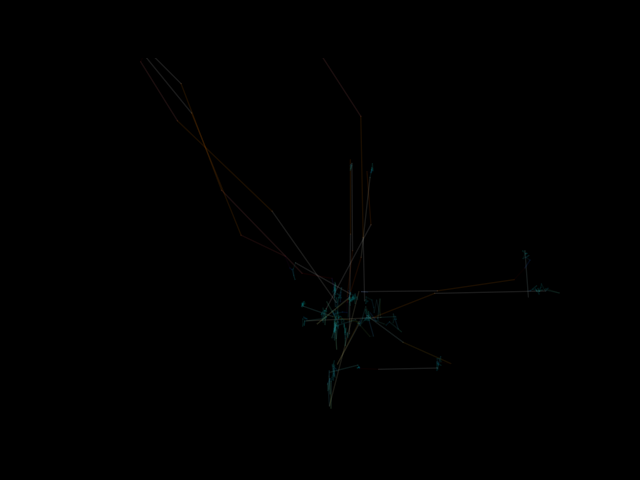
#> input picture Datathon-RISTEK-2026/penyisihan/project/data/autism eye tracking dataset/TSImages/TS093_14.png, 640 x 480 px; its folder holds only this picture in this run
$ jupyter execute --allow-errors poc_eyetracking.ipynb   (shell and % lines are left out)
#> lines starting #> are read from the running program, lines starting #| are printed output that depends on the picture; after the words box and inside, x2 and y2 are one past the last pixel; in counts of white or black regions, pixels touching at a corner belong together
# POC TATAP: Cabang Pandangan dan Arsitektur Multimodal Late Fusion

**Datathon RISTEK Fasilkom UI 2026, Preliminary Round (University Track)**

---

## Tujuan notebook ini

Notebook ini memisahkan dua tingkat bukti:

1. **POC empiris cabang pandangan.** Menjawab apakah geometri scanpath memuat sinyal yang dapat
   dijelaskan dan dievaluasi secara jujur untuk triase ASD.
2. **Implementasi arsitektur produk multimodal.** TATAP merencanakan model pandangan,
   kepala/wajah, dan vokalisasi yang terpisah, kemudian menggabungkan probabilitas
   terkalibrasi memakai quality-aware weighted late fusion.

Empat hal yang ingin ditunjukkan:

1. **Sinyal pandangan nyata dan bisa dijelaskan.** Fitur geometri sederhana memisahkan ASD vs TD.
2. **Evaluasi harus ketat.** Penggelembungan akibat augmentasi dan pembagian data dilaporkan.
3. **Batas data terlihat.** Kurva belajar belum stabil, sehingga data ini belum menentukan batas
   atas performa maupun menjamin bahwa penambahan data otomatis memperbaikinya.
4. **Fusion dirancang tanpa klaim palsu.** Cabang multimodal dan manfaat fusion baru boleh dinilai
   pada data prospektif berpasangan dari anak dan sesi yang sama.

## Yang TIDAK diklaim notebook ini

- **Bukan alat diagnosis.** Output adalah skor risiko untuk triase/rujukan.
- **Tidak memvalidasi skrining pada balita.** Partisipan dataset pandangan rata-rata berusia
  **7,88 tahun**; POC hanya memvalidasi prinsip geometri scanpath.
- **Bukan validasi webcam.** Data berasal dari eye-tracker laboratorium, bukan kamera tablet.
- **Bukan populasi Indonesia.** Partisipan dan stimulus berasal dari Prancis.
- **Belum ada metrik multimodal.** Dataset multimodal yang tersedia bersifat sintetis dan tidak
  dipakai untuk klaim akurasi, kalibrasi, atau manfaat fusion.

## Peta isi

| Bagian | Isi |
|---|---|
| 0 | Lingkungan & dependensi |
| 1 | Dataset pandangan: sumber, struktur, komposisi |
| 2 | Ekstraksi fitur |
| 3 | Exploratory Data Analysis |
| 4 | Demonstrasi kebocoran data |
| 5 | Hasil utama cabang pandangan |
| 6 | Kurva belajar |
| 7 | Interpretabilitas |
| 8 | Kesimpulan POC pandangan |
| 9 | Arsitektur multimodal dan protokol late fusion |

## 0. Lingkungan

Notebook ini dirancang memakai virtual environment yang **sudah ada**:

```
/Users/timotiuspatrick/Documents/Patrick/Kuliah & Coding/.venv
```

Folder `.vscode/settings.json` di project ini sudah mengarahkan VS Code ke interpreter tersebut.
Kalau kernel belum terdeteksi, jalankan sekali: `bash setup_kernel.sh`, lalu pilih kernel
**Dataton (.venv)**.

Paket yang dibutuhkan: `numpy`, `pandas`, `pillow`, `scikit-learn`, `matplotlib`.

[cell 1]
import sys, platform
from pathlib import Path

print("Python    :", sys.version.split()[0], f"({platform.system()})")
print("Executable:", sys.executable)

EXPECTED_VENV = "Kuliah & Coding/.venv"
print("\n[OK] Memakai venv yang diharapkan." if EXPECTED_VENV in sys.executable else
      f"\n[INFO] Bukan venv target ('{EXPECTED_VENV}'). Notebook tetap jalan selama paket tersedia,\n"
      "       tapi untuk konsistensi pilih interpreter .venv lewat pemilih kernel.")

[cell 2]
import numpy as np
import pandas as pd
import matplotlib.pyplot as plt
from matplotlib import gridspec
from PIL import Image

from sklearn.linear_model import LogisticRegression
from sklearn.ensemble import RandomForestClassifier, GradientBoostingClassifier
from sklearn.svm import SVC
from sklearn.naive_bayes import GaussianNB
from sklearn.pipeline import make_pipeline
from sklearn.preprocessing import StandardScaler
from sklearn.decomposition import PCA
from sklearn.model_selection import GroupKFold, StratifiedKFold, cross_val_predict
from sklearn.metrics import roc_auc_score, roc_curve, confusion_matrix, average_precision_score

RANDOM_STATE = 42
np.random.seed(RANDOM_STATE)

plt.rcParams.update({
    "figure.dpi": 110, "savefig.dpi": 110, "font.size": 10,
    "axes.grid": True, "grid.alpha": 0.25, "axes.spines.top": False,
    "axes.spines.right": False, "figure.facecolor": "white",
})
C_TD, C_ASD = "#2A6F97", "#C1440E"
PAL = {"TD": C_TD, "ASD": C_ASD}

import sklearn
for nm, m in [("numpy", np), ("pandas", pd), ("sklearn", sklearn)]:
    print(f"{nm:10s} {m.__version__}")

## 1. Dataset

**Sumber:** [Autism Eye Tracking, Kaggle (aqilamalfa)](https://www.kaggle.com/datasets/aqilamalfa/autism-eye-tracking)

**Sumber asli / sitasi primer:** Carette, R., Elbattah, M., Cilia, F., Dequen, G., Guérin, J.-L., & Bosche, J.
(2019). *Learning to Predict Autism Spectrum Disorder based on the Visual Patterns of Eye-tracking Scanpaths.*
Proceedings of BIOSTEC 2019 (HEALTHINF), pp. 103–112. DOI: 10.5220/0007402601030112

### Cara data ini dibuat

Rekaman eye-tracker mentah (koordinat gaze x, y terhadap waktu) dirender menjadi citra 640×480.
Yang penting dipahami: **warna bukan dekorasi, tapi membawa informasi dinamika gerakan mata.**

| Kanal | Makna fisik |
|---|---|
| **R (merah)** | Kecepatan (*velocity*) gerakan mata |
| **G (hijau)** | Akselerasi |
| **B (biru)** | *Jerk* (turunan akselerasi) |

Konsekuensinya:

- **Fiksasi → tampak cyan** (velocity rendah, akselerasi dan jerk tinggi), yaitu momen mata berhenti mengamati
- **Sakade → tampak kuning/putih** (velocity tinggi; putih = melampaui batas cap), yaitu lompatan cepat antar titik

Karena itu statistik per kanal warna **punya arti fisik langsung**, bukan sekadar angka piksel.
Inilah yang memungkinkan model kami tetap interpretable.

### Struktur berkas

Pola nama `T{C,S}###_PP.png`:

- `TC` = *typically developing* (kontrol), `TS` = ASD
- `###` = indeks rekaman
- **`PP` = ID partisipan** ← inilah kunci untuk mencegah kebocoran data

[cell 3]
NB_DIR = Path.cwd()
DATA_DIR = None
for cand in [NB_DIR, NB_DIR.parent, NB_DIR.parent.parent]:
    p = cand / "data" / "autism eye tracking dataset"
    if p.exists():
        DATA_DIR = p; break
if DATA_DIR is None:
    raise FileNotFoundError(
        "Folder 'data/autism eye tracking dataset' tidak ditemukan.\n"
        f"Notebook dijalankan dari: {NB_DIR}\n"
        "Pastikan notebook berada di folder project yang sama dengan dataset.")
print("Dataset:", DATA_DIR)

records = []
for label, sub, prefix in [(0, "TCImages", "TC"), (1, "TSImages", "TS")]:
    for f in sorted((DATA_DIR / sub).glob("*.png")):
        pid = f.stem.split("_")[1]
        records.append({"path": f, "file": f.name, "label": label,
                        "group": "TD" if label == 0 else "ASD",
                        "participant": f"{prefix}{pid}"})
meta = pd.DataFrame(records)
print(f"\nTotal citra      : {len(meta)}")
print(f"Total partisipan : {meta.participant.nunique()}")

[cell 4]
summary = (meta.groupby("group")
           .agg(n_citra=("file", "size"), n_partisipan=("participant", "nunique"))
           .assign(citra_per_partisipan=lambda d: (d.n_citra / d.n_partisipan).round(1)))
summary.loc["TOTAL"] = [len(meta), meta.participant.nunique(),
                        round(len(meta) / meta.participant.nunique(), 1)]
display(summary)

per_p = meta.groupby(["group", "participant"]).size().rename("n_citra").reset_index()
print("\nDistribusi jumlah citra per partisipan:")
display(per_p.groupby("group").n_citra.describe()[["min","25%","50%","75%","max"]].round(1))
print(f"\nProporsi kelas ASD: {meta.label.mean():.1%}  (dataset tidak seimbang)")

### EDA 1, Komposisi dataset

Tiga hal yang perlu dilihat sebelum apa pun: seberapa timpang kelasnya, berapa citra per anak,
dan apakah ada anak yang menyumbang jauh lebih banyak dari yang lain.

[cell 5]
fig = plt.figure(figsize=(14, 4.4))
gs = gridspec.GridSpec(1, 3, width_ratios=[1, 1.25, 1.6], wspace=0.32)

# (a) keseimbangan kelas
ax = fig.add_subplot(gs[0])
#> (the rest of this cell did not finish here and is left out)

[cell 6]
fig, ax = plt.subplots(figsize=(13, 4.2))
order = per_p.sort_values(["group", "n_citra"], ascending=[True, False])
cols = [PAL[g] for g in order.group]
ax.bar(range(len(order)), order.n_citra, color=cols, edgecolor="none")
ax.axhline(per_p.n_citra.mean(), color="black", ls="--", lw=1.1, label=f"rata-rata {per_p.n_citra.mean():.1f}")
ax.set_xticks(range(len(order))); ax.set_xticklabels(order.participant, rotation=90, fontsize=5.5)
ax.set_ylabel("Jumlah citra"); ax.set_xlabel("Partisipan")
ax.set_title("Kontribusi tiap partisipan (biru = TD, oranye = ASD)", fontsize=11)
ax.legend(fontsize=9); plt.tight_layout(); plt.show()
#> after `ax.legend(fontsize=9)`:
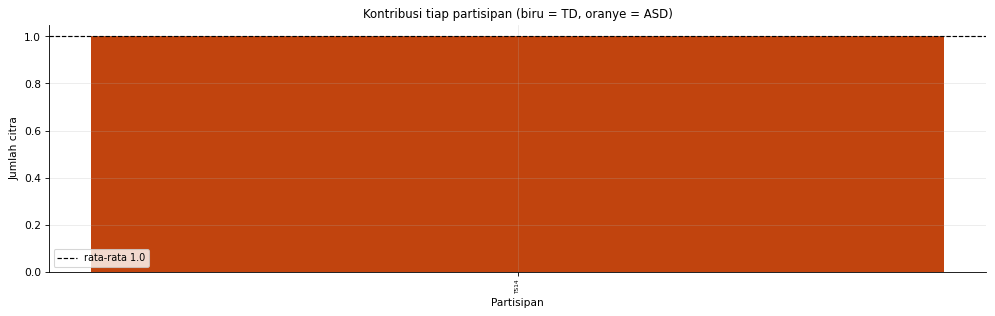
#> figure drawn by matplotlib, 1 panel

### EDA 2, Seperti apa datanya

Citra dirender di atas latar hitam dan sangat redup. Untuk keperluan tampilan saja, kecerahannya
kami naikkan. Perhitungan fitur tetap memakai nilai piksel asli.

[cell 7]
def boost(a, gamma=0.42):
    '''Naikkan kecerahan HANYA untuk tampilan. Tidak dipakai saat ekstraksi fitur.'''
    return np.clip(a ** gamma, 0, 1)

fig, axes = plt.subplots(2, 6, figsize=(16, 5.6))
#> (the rest of this cell did not finish here and is left out)

Perhatikan pola yang sudah terlihat kasat mata: scanpath ASD cenderung **menyebar lebih luas**
ke seluruh bidang layar, sementara TD lebih **terkumpul** di area tertentu. Bagian 3 menguji
apakah kesan visual ini bertahan secara kuantitatif.

## 2. Ekstraksi fitur

Kami sengaja **tidak** memakai CNN di POC ini, dan itu keputusan desain, bukan keterbatasan:

1. **Interpretabilitas.** Alat skrining medis yang keluarannya angka tanpa penjelasan sulit diterima
   tenaga kesehatan. Fitur geometri bisa diterjemahkan jadi kalimat: *"pandangan anak ini 40% lebih
   tersebar dari rentang tipikal"*.
2. **Kelayakan di perangkat murah.** Fitur ini ringan, bisa dihitung di tablet Android kelas bawah
   tanpa GPU, syarat mutlak untuk deployment di Posyandu.
3. **Kejujuran statistik.** Dengan hanya 54 partisipan, CNN berparameter jutaan hampir pasti menghafal.

| Kelompok | Fitur | Interpretasi |
|---|---|---|
| **Cakupan** | `ink_frac` | Seberapa luas layar disapu pandangan |
| **Dispersi** | `std_x`, `std_y`, `span_x`, `span_y`, `radial_mean`, `radial_std` | Menyebar vs terfokus |
| **Posisi** | `centroid_x`, `centroid_y` | Ke mana pusat perhatian tertuju |
| **Dinamika** | `vel_mean/std`, `acc_mean`, `jerk_mean` | Kecepatan & kehalusan gerakan mata |
| **Perilaku** | `fixation_ratio`, `saccade_ratio` | Proporsi mengamati vs melompat |
| **Sebaran** | `grid_entropy`, `n_active_cells` | Merata ke seluruh layar atau menumpuk |
| **Struktur** | `bbox_fill`, `aspect_ratio` | Bentuk keseluruhan lintasan |

[cell 8]
GRID = 8
INK_THRESHOLD = 0.02

def features_from_rgb(a):
    '''Inti ekstraksi fitur. Menerima array RGB ternormalisasi [0,1].'''
    H, W = a.shape[:2]
#> H = 480; W = 640
    R, G, B = a[:, :, 0], a[:, :, 1], a[:, :, 2]
    ink = a.sum(axis=2) > INK_THRESHOLD
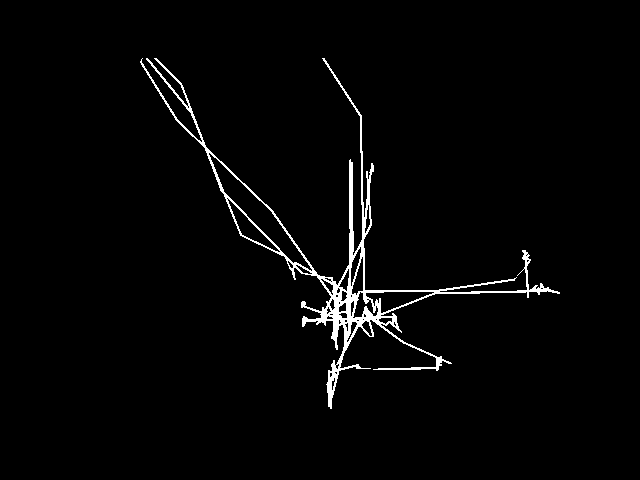
#> ink: shape (480, 640) bool; 2.2% white; 1 white region, box (x1, y1, x2, y2) and area: (140, 58, 560, 409) 6758

    f = {}
    n_ink = int(ink.sum())
#> n_ink = 6758
    f["ink_frac"] = n_ink / (H * W)

    if n_ink < 5:
        for k in ["centroid_x","centroid_y","std_x","std_y","span_x","span_y",
                  "radial_mean","radial_std","vel_mean","vel_std","acc_mean","jerk_mean",
                  "fixation_ratio","saccade_ratio","grid_entropy","n_active_cells",
                  "bbox_fill","aspect_ratio"]:
            f[k] = 0.0
        return f

    ys, xs = np.nonzero(ink)
#> ys = 6758 values from 58 to 408; xs = 6758 values, max 559 at index 4030, min 140 at index 28, mean 341
    xn, yn = xs / W, ys / H
#> xn = 6758 values, max 0.873 at index 4030, min 0.219 at index 28, mean 0.533; yn = 6758 values from 0.121 to 0.85

    f["centroid_x"], f["centroid_y"] = xn.mean(), yn.mean()
    f["std_x"], f["std_y"] = xn.std(), yn.std()
    f["span_x"] = xn.max() - xn.min()
    f["span_y"] = yn.max() - yn.min()
    rad = np.hypot(xn - xn.mean(), yn - yn.mean())
#> rad = 6758 values, max 0.523 at index 0, min 0.0125 at index 2662, mean 0.181
    f["radial_mean"], f["radial_std"] = rad.mean(), rad.std()

    r_i, g_i, b_i = R[ink], G[ink], B[ink]
#> r_i = 6758 values, max 0.29 at index 2180, min 0 at index 934, mean 0.0558; g_i = 6758 values, max 0.396 at index 5719, min 0 at index 0, mean 0.0626; b_i = 6758 values, max 0.416 at index 5745, min 0 at index 0, mean 0.0525
    f["vel_mean"], f["vel_std"] = r_i.mean(), r_i.std()
    f["acc_mean"], f["jerk_mean"] = g_i.mean(), b_i.mean()

    denom = max(n_ink, 1)
#> denom = 6758
    f["fixation_ratio"] = ((r_i < g_i*0.6) & (r_i < b_i*0.6)).sum() / denom
    f["saccade_ratio"]  = ((r_i > g_i*0.9) & (r_i > 0.05)).sum() / denom

    cell = np.zeros((GRID, GRID))
    gi = np.clip((yn*GRID).astype(int), 0, GRID-1)
#> gi = 6758 values from 0 to 6
    gj = np.clip((xn*GRID).astype(int), 0, GRID-1)
#> gj = 6758 values, max 6 at index 2434, min 1 at index 0, mean 3.8
    np.add.at(cell, (gi, gj), 1)
    p = cell.ravel()/cell.sum(); p = p[p > 0]
    f["grid_entropy"] = float(-(p*np.log(p)).sum()/np.log(GRID*GRID))
    f["n_active_cells"] = float((cell > 0).sum()/(GRID*GRID))

    f["bbox_fill"] = f["ink_frac"]/max(f["span_x"]*f["span_y"], 1e-9)
    f["aspect_ratio"] = f["span_x"]/max(f["span_y"], 1e-9)
    return f

def extract_features(path):
    return features_from_rgb(np.asarray(Image.open(path).convert("RGB")).astype(np.float64)/255.0)

_demo = extract_features(meta.path.iloc[0])
print(f"Jumlah fitur per citra: {len(_demo)}\n")
#| Jumlah fitur per citra: 19
for k, v in list(_demo.items())[:6]:
    print(f"  {k:16s} {v: .4f}")
#> this loop made 6 passes
#> (k, v) on passes 1 to 6: ('ink_frac', 0.022), ('centroid_x', 0.533), ('centroid_y', 0.541), ('std_x', 0.131), ('std_y', 0.168), ('span_x', 0.655)
#> (printed output is left out)

[cell 9]
# Satu kali baca per citra: hitung fitur DAN akumulasi peta kepadatan sekaligus.
DM = (120, 160)
dm_acc = {0: np.zeros(DM), 1: np.zeros(DM)}
dm_cnt = {0: 0, 1: 0}

rows = []
for p, lab in zip(meta.path, meta.label):
    rows.append(extract_features(p))
    g = np.asarray(Image.open(p).convert("L").resize((DM[1], DM[0]))).astype(float)/255
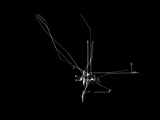
#> g: shape (120, 160) float64; min 0, max 0.149, mean 0.00137; drawn with min black and max white
    dm_acc[lab] += (g > 0.01).astype(float); dm_cnt[lab] += 1

dm_td, dm_asd = dm_acc[0]/dm_cnt[0], dm_acc[1]/dm_cnt[1]
#> dm_td: shape (120, 160) float64; every value is NaN or infinite
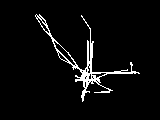
#> dm_asd: shape (120, 160) float64; values 0 (black) and 1 (white), 4.3% white in thin lines or dots, all inside (x1, y1, x2, y2) = (35, 14, 140, 102)

X_df = pd.DataFrame(rows)
#> X_df = table of 1 rows and 19 columns
FEATURES = list(X_df.columns)
#> FEATURES = ['ink_frac', 'centroid_x', 'centroid_y', 'std_x', 'std_y', 'span_x', 'span_y', 'radial_mean', 'radial_std', 'vel_mean', 'vel_std', 'acc_mean', 'jerk_mean', 'fixation_ratio', 'saccade_ratio', 'grid_entropy', 'n_active_cells', 'bbox_fill', 'aspect_ratio']
X, y, groups = X_df.values, meta.label.values, meta.participant.values
#> y = [1]

print(f"Matriks fitur : {X.shape[0]} citra x {X.shape[1]} fitur")
#| Matriks fitur : 1 citra x 19 fitur
assert not np.isnan(X).any(), "Ada NaN pada matriks fitur"
print("Tidak ada NaN.")

## 3. Exploratory Data Analysis

Bagian ini menjawab: *apa yang sebenarnya berbeda antara kedua kelompok, dan apakah perbedaannya
cukup konsisten untuk dijadikan dasar produk?*

### EDA 3, Kualitas data

Sebelum menarik kesimpulan apa pun, cek dulu apakah ada citra rusak, hampir kosong, atau outlier ekstrem.

[cell 10]
qc = X_df.copy(); qc["group"] = meta.group.values; qc["file"] = meta.file.values
#> after `qc = X_df.copy()`: qc = table of 1 rows and 19 columns

near_empty = qc[qc.ink_frac < 0.001]
#> near_empty = table of 0 rows and 21 columns
print(f"Citra hampir kosong (ink_frac < 0.1%): {len(near_empty)}")
#| Citra hampir kosong (ink_frac < 0.1%): 0
if len(near_empty): display(near_empty[["file","group","ink_frac"]])

z = (X_df - X_df.mean())/X_df.std(ddof=0)
#> z = table of 1 rows and 19 columns
n_out = (z.abs() > 4).sum(axis=1)
print(f"\nCitra dengan >=1 fitur di luar 4 SD: {(n_out>0).sum()} dari {len(qc)}")
#| Citra dengan >=1 fitur di luar 4 SD: 0 dari 1
if (n_out > 0).any():
    display(qc.loc[n_out[n_out>0].index, ["file","group","ink_frac"]]
            .assign(n_fitur_ekstrem=n_out[n_out>0]).head(10))

fig, axes = plt.subplots(1, 2, figsize=(12.5, 4))
ax = axes[0]
for g in ["TD","ASD"]:
    ax.hist(qc[qc.group==g].ink_frac, bins=40, alpha=0.6, label=g, color=PAL[g],
            edgecolor="white", linewidth=0.5)
ax.set_xlabel("ink_frac (proporsi piksel tergambar)"); ax.set_ylabel("Jumlah citra")
ax.set_title("Sebaran cakupan pandangan", fontsize=10.5); ax.legend()

ax = axes[1]
data = [qc[qc.group==g].ink_frac.values for g in ["TD","ASD"]]
#> data = [empty array, [0.022]]
bp = ax.boxplot(data, labels=["TD","ASD"], patch_artist=True, widths=0.55)
#> bp = 6 items
for patch, g in zip(bp["boxes"], ["TD","ASD"]):
    patch.set_facecolor(PAL[g]); patch.set_alpha(0.55)
#> this loop made 2 passes
for med in bp["medians"]: med.set_color("black"); med.set_linewidth(1.6)
#> this loop made 2 passes
ax.set_ylabel("ink_frac"); ax.set_title("Cakupan pandangan per kelompok", fontsize=10.5)
plt.tight_layout(); plt.show()
#> after `plt.tight_layout()`:
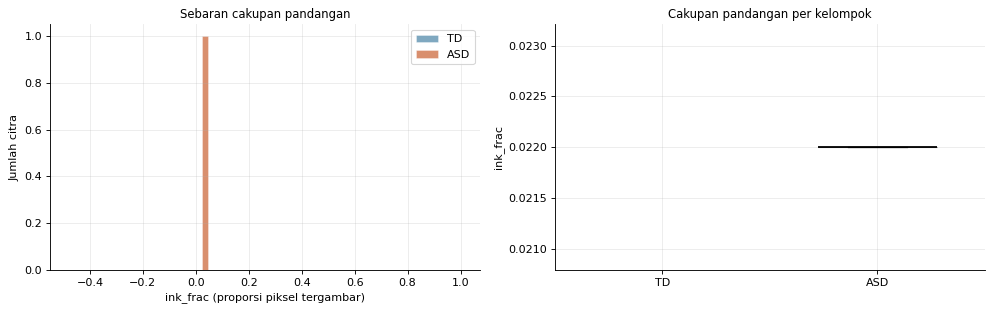
#> figure drawn by matplotlib, 2 panels; panel 1: tallest bar 1 high, from x = 0.022 to 0.047

### EDA 4, Profil spasial: ke mana anak memandang

Kami tumpuk seluruh citra tiap kelompok menjadi peta kepadatan rata-rata, lalu lihat selisihnya.

[cell 11]
diff = dm_asd - dm_td
fig, axes = plt.subplots(1, 3, figsize=(15, 4.1))
vmax = max(dm_td.max(), dm_asd.max())
#> vmax = nan
for ax, (dmp, t) in zip(axes[:2], [(dm_td, "TD (kontrol)"), (dm_asd, "ASD")]):
    im = ax.imshow(dmp, cmap="magma", vmin=0, vmax=vmax)
    ax.set_title(f"Kepadatan pandangan, {t}", fontsize=10.5)
    plt.colorbar(im, ax=ax, fraction=0.045)
#> this loop made 2 passes
lim = np.abs(diff).max()
#> lim = nan
im = axes[2].imshow(diff, cmap="RdBu_r", vmin=-lim, vmax=lim)
axes[2].set_title("Selisih (ASD − TD)\nmerah = lebih sering dilihat ASD", fontsize=10.5)
plt.colorbar(im, ax=axes[2], fraction=0.045)
for ax in axes: ax.set_xticks([]); ax.set_yticks([]); ax.grid(False)
plt.tight_layout(); plt.show()
#> after `plt.tight_layout()`:
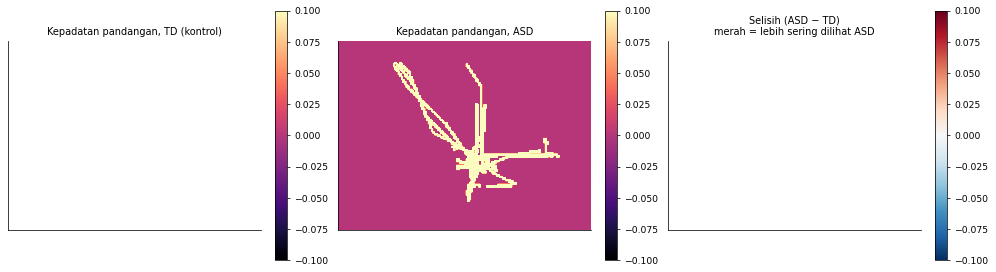
#> figure drawn by matplotlib, 6 panels

h, w = dm_td.shape
cy, cx = slice(int(h*0.35), int(h*0.65)), slice(int(w*0.35), int(w*0.65))
print("Konsentrasi pandangan di 30% area tengah layar (relatif thd rata-rata sendiri):")
print(f"  TD  : {dm_td[cy,cx].mean()/dm_td.mean():.2f}x")
#|   TD  : nanx
print(f"  ASD : {dm_asd[cy,cx].mean()/dm_asd.mean():.2f}x")
#|   ASD : 4.93x
print("\nAngka >1 berarti pandangan terkonsentrasi di tengah. Semakin tinggi = semakin fokus.")

#### Profil marginal: sebaran horizontal dan vertikal

Peta 2D di atas diproyeksikan ke sumbu x dan y supaya perbedaan sebarannya lebih mudah dibaca.

[cell 12]
fig, axes = plt.subplots(1, 2, figsize=(13, 4))
xs_ax = np.linspace(0, 1, dm_td.shape[1]); ys_ax = np.linspace(0, 1, dm_td.shape[0])

ax = axes[0]
for dmp, g in [(dm_td, "TD"), (dm_asd, "ASD")]:
    prof = dmp.sum(axis=0); prof = prof/prof.sum()
    ax.plot(xs_ax, prof, lw=2, color=PAL[g], label=g)
    ax.fill_between(xs_ax, prof, alpha=0.18, color=PAL[g])
ax.set_xlabel("Posisi horizontal (0 = kiri, 1 = kanan)"); ax.set_ylabel("Kepadatan ternormalisasi")
ax.set_title("Profil sebaran horizontal", fontsize=10.5); ax.legend()

ax = axes[1]
for dmp, g in [(dm_td, "TD"), (dm_asd, "ASD")]:
    prof = dmp.sum(axis=1); prof = prof/prof.sum()
    ax.plot(prof, ys_ax, lw=2, color=PAL[g], label=g)
    ax.fill_betweenx(ys_ax, prof, alpha=0.18, color=PAL[g])
ax.invert_yaxis()
ax.set_ylabel("Posisi vertikal (0 = atas, 1 = bawah)"); ax.set_xlabel("Kepadatan ternormalisasi")
ax.set_title("Profil sebaran vertikal", fontsize=10.5); ax.legend()
plt.tight_layout(); plt.show()
#> after `plt.tight_layout()`:
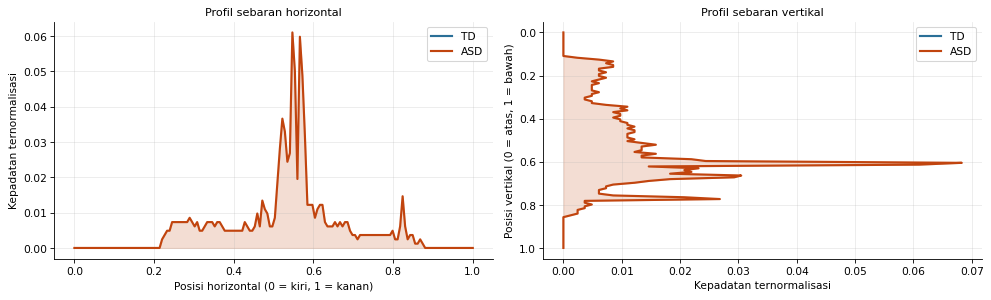
#> figure drawn by matplotlib, 2 panels; panel 1: curve peaks at x = 0.547, y = 0.061
#> (the rest of the program and of its run is left out)
